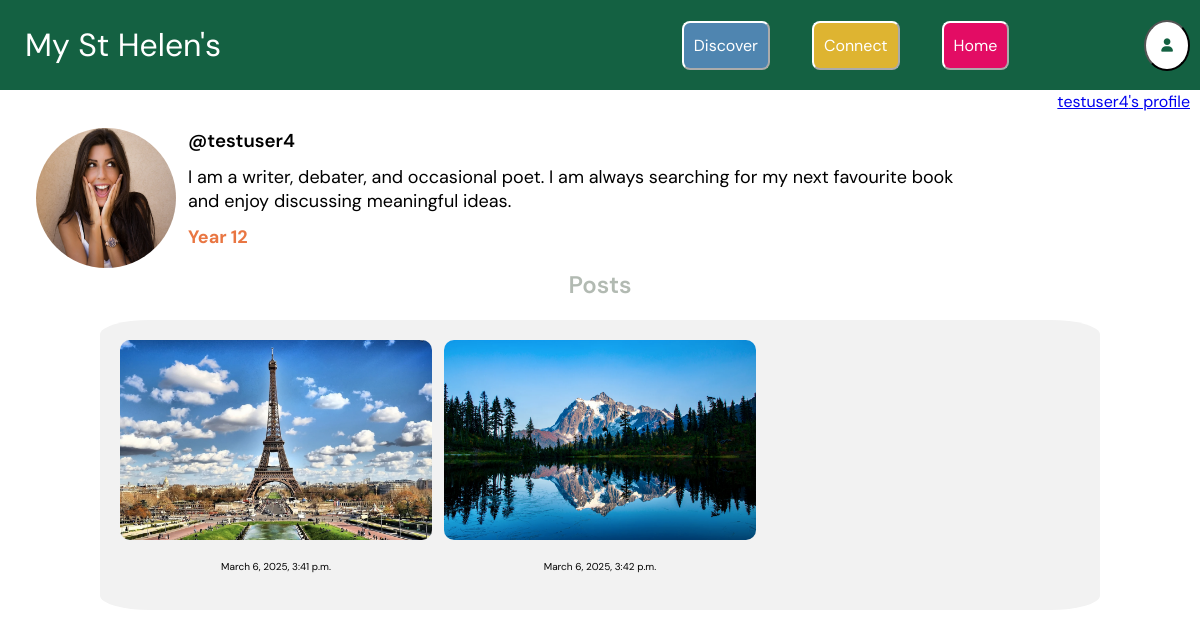
The app's page /profile/testuser4/ (signed in) with its own data.
### core/models.py (models this page shows, shortened)
class Profile(models.Model):
    user = models.ForeignKey(User, on_delete=models.CASCADE) #gets the user logged in
    bio = models.TextField(blank=True) #each profile should contain a bio
    profileimg = models.ImageField(upload_to='profile_images', default='blank_profile_image.png') #default profile image is blank
    YEAR_GROUP_CHOICES = [
        ('7', 'Year 7'),
        ('8', 'Year 8'),
        ('9', 'Year 9'),
        ('10', 'Year 10'),
        ('11', 'Year 11'),
        ('12', 'Year 12'),
        ('13', 'Year 13'),
    ] #tuple to give a drop down list of year group choices, as per Django's language
    year_group = models.CharField(max_length=7, choices=YEAR_GROUP_CHOICES, blank=True, null=True)

class Post(models.Model):
    id = models.UUIDField(primary_key=True, default=uuid.uuid4) #gives each post unique ID and makes this the primary key
    created_at = models.DateTimeField(default=datetime.now) #gives post a time created so they can be ordered
    image = models.ImageField(upload_to='post_images')
    caption = models.CharField(max_length=1500) #caption is validated by number of characters
    no_of_likes = models.IntegerField(default=0)
    user = models.ForeignKey(User, on_delete=models.CASCADE) #each post allocated to a user

### core/views.py (the view)
# urls.py: path("profile/<str:username>/", views.profileview, name="profile")
@login_required(login_url="login")
def profileview(request, username): #takes in the username of the user who's profile you want to see
    user_object = User.objects.get(username=username) #creates an object of that user
    user_profile = Profile.objects.get(user=user_object) #gets that user's profile
    user_posts = Post.objects.filter(user=user_object) #get all the posts posted by that user
    context = {
        "user_object": user_object,
        "user_profile": user_profile,
        "user_posts": user_posts,
    } #passes this code to the frontend for reference sake
    return render(request,'profile.html', context)

### templates/profile.html (shortened to what this page needs)
{% extends "base.html" %}
{% load static %}
{% block style %}
<link rel="stylesheet" href="{% static 'core/post_style.css' %}">
<link rel="stylesheet" href="{% static 'core/style.css' %}">
<link rel="stylesheet" href="{% static 'core/profile_style.css' %}">
<link rel="stylesheet" href="{% static 'core/nav.css' %}">
{% endblock %}
{% block content %}
<div class="topnav">
    <h1>My St Helen's</h1>
    <div class="button-container">
        <button class="button discoverbutton" onclick="window.location.href='/discover'">Discover</button>
        <button class="button connectbutton" onclick="window.location.href='/connect'">Connect</button>
        <button class="button homebutton" onclick="window.location.href='/'">Home</button>
        <button class="profileicon" onclick="window.location.href='/settings'"><i class ="fa-solid fa-user"></i></button>
    </div>
</div>
<div class ="topnav2">
    <p><a href="{% url 'profile' user.username %}"> {{user.username}}'s profile </a></p>
</div>
<div class="profile-container">
    <img src="{{ user_profile.profileimg.url }}" alt="Profile Image">
    <h3>@{{ user_object.username }}</h3>
    <p>{{ user_profile.bio }}</p>
    <p><span class="year-group">Year {{ user_profile.year_group }}</span></p>
</div>
<h2>Posts</h2>
<div class ="post-container">
    {% if user_posts %}
        {% for post in user_posts %}
            <div class="post-item">
                <img src="{{ post.image.url }}" alt="Post image">
                <p><span class="time-created">{{ post.created_at }}</span></p>
            </div>
            {% endfor %}
    {% else %}
        <p>No posts yet.</p>
    {% endif %}
</div>
{% endblock %}

### static/core/style.css (style rules this page uses)
h1 { color:#146344; font-family: 'DM Sans', sans-serif; text-align: center; font-weight: 600; font-size: xx-large; }
h2 { color:#acb5aced; font-family: 'DM Sans', sans-serif; text-align: center; font-weight: 600; font-size: x-large; }
h3 { color:black; font-family: 'DM Sans', Helvetica, sans-serif; text-align: center; font-style: italic; font-weight: 600; }
p { font-family: 'DM Sans', 'Helvetica', sans-serif; text-align: center; }

### static/core/profile_style.css (style rules this page uses)
.post-container { display: grid; grid-template-columns: repeat(3, 32.5%); gap: 1.25%; background-color: #f2f2f2; border-radius: 5%; margin-inline: auto; width: 80%; padding: 20px; }
.post-container img { width: 100%; height: 80%; border-radius: 10px; }
.post-container p { font-size: small; }
.post-container .time-created { font-size: x-small; }
.profile-container img { border-radius: 50%; margin-left: 3%; width: 140px; height: 140px; float: left; margin-right: 1% }
.profile-container h3, .profile-container p { font-style: normal; text-align: left; width: 80%; margin-bottom: 0%; margin-left: 10px; margin-top: 1%; }
.profile-container p { font-size:large; }
.profile-container .year-group { font-weight: bold; color:#e97642; }

### static/core/nav.css (style rules this page uses)
html, body { margin: 0; padding: 0; width: 100%; overflow-x: hidden; }
.topnav { display: flex; align-items: center; justify-content: space-between; background-color: #146142; width: 100%; position: fixed; top: 0; left: 0; right: 0; height: 90px; padding: 0 20px; z-index: 1000; }
.topnav .button-container { display: flex; gap: 10px; }
.topnav .profileicon { background-color: white; border-radius: 60%; color:#146142; padding: 15px; margin-right: 30px; margin-top: 11px; margin-bottom: 11px; }
.topnav .connectbutton { background-color:#deb431; border-color: white; border-radius: 8px; color: white; text-align: center; padding: 12px 10px; margin-right: 16px; margin-left: 16px; margin-top: 12px; margin-bottom: 12px; text-decoration: none; font-size: 16px; font-family: 'DM Sans', sans-serif; }
.topnav .discoverbutton { background-color:#4f85b0; border-color: white; border-radius: 8px; color: white; text-align: center; padding: 12px 10px ; margin-right: 16px; margin-left: 16px; margin-top: 12px; margin-bottom: 12px; text-decoration: none; font-size: 16px; font-family: 'DM Sans', sans-serif; }
.topnav .homebutton { float: right; background-color:#e30c64; border-color: white; border-radius: 8px; color: white; text-align: center; padding: 12px 10px; margin-right: 125px; margin-left: 16px; margin-top: 12px; margin-bottom: 12px; text-decoration: none; font-size: 16px; font-family: 'DM Sans', sans-serif; }
.topnav h1 { font-family: 'DM Sans', sans-serif; font-weight:400; float: left; margin-left: 5px; color: white }
.topnav2 p { font-family: 'DM Sans', sans-serif; color: black; text-align: right; font-size: 16px; margin-right: 10px; padding-top: 75px; padding-bottom: 0%; }

### records on screen
Profile: profileimg (picture), bio "I am a writer, debater, and occasional poet. I am always searching for my next favourite book and enjoy discussing meaningful ideas.", year_group "12"
Post: image (picture), created_at "March 6, 2025, 3:41 p.m."
Post: image (picture), created_at "March 6, 2025, 3:42 p.m."

### other values on screen
{{ user.username }} "testuser4"
{{ user_object.username }} "testuser4"
